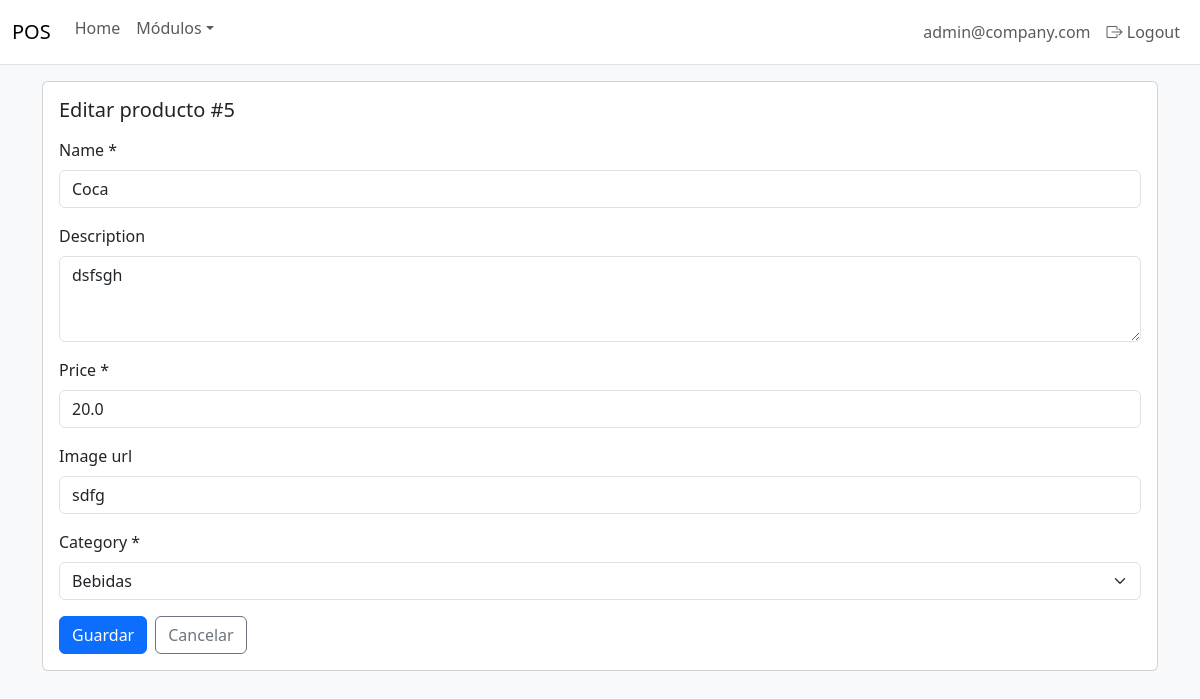
Page /modules/products/5/edit/ (signed in) on the committed database.
### AppTienda/models.py (models this page shows, shortened)
class User(AbstractUser):
    username = models.CharField(max_length=150, blank=True)
    email = models.EmailField(unique=True)
    ROLE_CHOICES = (('admin', 'Admin'), ('vendor', 'Vendor'))
    role = models.CharField(max_length=10, choices=ROLE_CHOICES, default='vendor')
    created_at = models.DateTimeField(auto_now_add=True)
    image_url = models.CharField(max_length=255, blank=True, default="")
    USERNAME_FIELD = 'email'
    REQUIRED_FIELDS = []
    objects = UserManager()

class Product(models.Model):
    name = models.CharField(max_length=255)
    description = models.TextField(blank=True, default="")
    price = models.FloatField(validators=[MinValueValidator(0.0)])  # DOUBLE
    stock = models.PositiveIntegerField(default=0)  # 👈 entero
    created_at = models.DateTimeField(auto_now_add=True)
    image_url = models.CharField(max_length=255, blank=True, default="")
    category = models.ForeignKey('Category', on_delete=models.PROTECT, null=True, related_name='products')
    class Meta:
        ordering = ['-id']

### AppTienda/views.py (the view)
# urls.py: path("modules/products/<int:pk>/edit/", v.products_edit, name="products_edit"),
@can_manage_required
def products_edit(request, pk):
    obj = get_object_or_404(Product, pk=pk)
    form = ProductForm(request.POST or None, instance=obj)
    if request.method == "POST" and form.is_valid():
        form.save(); messages.success(request, "Producto actualizado."); return redirect("products_list")
    return render(request, "AppTienda/modules/form.html", {"title":f"Editar producto #{pk}","form":form})

### AppTienda/forms.py
class ProductForm(forms.ModelForm):
    class Meta:
        model = Product
        fields = ["name", "description", "price", "image_url", "category"]
        widgets = {
            "name":        forms.TextInput(attrs={"class": "form-control"}),
            "description": forms.Textarea(attrs={"class": "form-control", "rows": 3}),
            "price":       forms.NumberInput(attrs={"class": "form-control", "step": "0.01", "min": "0"}),
            "image_url":   forms.TextInput(attrs={"class": "form-control"}),
            "category":    forms.Select(attrs={"class": "form-select"}),
        }

### AppTienda/models.py (called while the page is built)
    def __str__(self):  # pragma: no cover
        return self.name

### AppTienda/templates/AppTienda/modules/form.html (shortened to what this page needs)
{% extends "AppTienda/base.html" %}
{% block content %}
<div class="container">
  <div class="card p-3">
    <h1 class="h5 mb-3">{{ title }}</h1>
    <form method="post" novalidate>
      {% for field in form %}
      <div class="mb-3">
        <label class="form-label">{{ field.label }}{% if field.field.required %} *{% endif %}</label>
        {{ field }}
      </div>
      {% endfor %}
      <div class="d-flex gap-2">
        <button class="btn btn-primary" type="submit">Guardar</button>
        <a class="btn btn-outline-secondary" href="javascript:history.back()">Cancelar</a>
      </div>
    </form>
  </div>
</div>
{% endblock %}

### AppTienda/templates/AppTienda/base.html (shortened to what this page needs)
<!doctype html>
<html lang="es">
<head>
  <link href="https://cdn.jsdelivr.net/npm/bootstrap@5.3.3/dist/css/bootstrap.min.css" rel="stylesheet">
  <link href="https://cdn.jsdelivr.net/npm/bootstrap-icons@1.11.3/font/bootstrap-icons.css" rel="stylesheet">
</head>
<body class="bg-light">
<nav class="navbar navbar-expand-lg bg-white border-bottom">
  <div class="container-fluid">
    <a class="navbar-brand" href="{% url 'dashboard' %}">POS</a>
    <div id="nav" class="collapse navbar-collapse">
      <ul class="navbar-nav me-auto mb-2">
        <li class="nav-item"><a class="nav-link" href="{% url 'dashboard' %}">Home</a></li>
        <li class="nav-item dropdown">
          <a class="nav-link dropdown-toggle" role="button" data-bs-toggle="dropdown">Módulos</a>
        </li>
      </ul>
      <ul class="navbar-nav">
        {% if request.user.is_authenticated %}
          <li class="nav-item"><span class="nav-link text-muted">{{ request.user.email }}</span></li>
          <li class="nav-item"><a class="nav-link" href="{% url 'logout' %}"><i class="bi bi-box-arrow-right"></i> Logout</a></li>
        {% else %}
          <li class="nav-item"><a class="nav-link" href="{% url 'login' %}">Login</a></li>
        {% endif %}
      </ul>
    </div>
  </div>
</nav>
<main class="py-3">
  {% block content %}{% endblock %}
</main>
</body>
</html>

### rows in the picture
User: user.email "admin@company.com"
Product: form "Coca" "dsfsgh" "20.0" "sdfg" "Bebidas"

### other values in the picture
{{ title }} "Editar producto #5"
{{ field.label }} "Name" "Description" "Price" "Image url" "Category"
